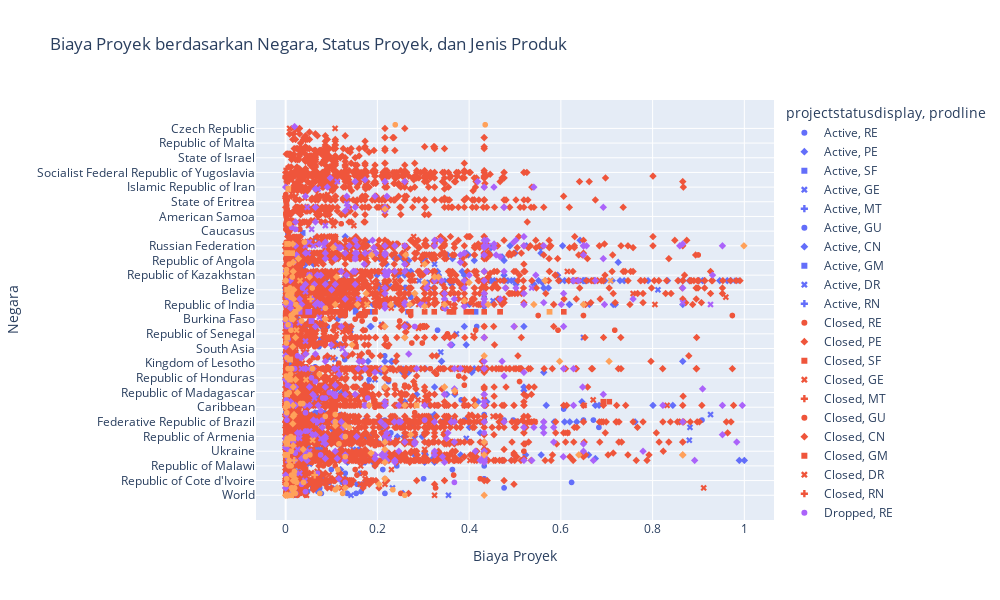

Source (notebook cell):
### Code cell
fig = px.scatter(data, x='lendprojectcost', y='countryname', color='projectstatusdisplay', symbol='prodline',
                 title='Biaya Proyek berdasarkan Negara, Status Proyek, dan Jenis Produk',
                 labels={'lendprojectcost': 'Biaya Proyek', 'countryname': 'Negara'},
                 category_orders={'projectstatusdisplay': ['Active', 'Closed', 'Cancelled', 'Dropped', 'Pipeline']},
                 width=1000, height=600)
fig.show()
